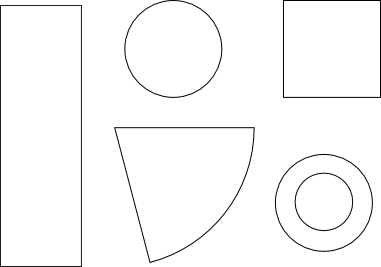
#> input picture shapes.png, 381 x 267 px
$ python skellefin.py   (Python 2 division)
#> lines starting #> are read from the running program, lines starting #| are printed output that depends on the picture
from PIL import ImageOps
from PIL import Image
from PIL import ImageFilter

from collections import defaultdict
import random
import math
import sys

FILE="shapes.png"
#FILE="qIrIf0G.png"
if len(sys.argv) > 1:
    FILE=sys.argv[1]

MIN_DIST=5
im = Image.open(FILE)
#> im is the input picture: PIL image 381x267 RGBA; mean R, G, B, A 244.4, 244.4, 244.4, 5.6

def shape_separate(image):
    # basically a flood fill, but only for pixels of the same color
    pixels = image.load()
    shape_no = 0
    visited = defaultdict(int)
    width, height = image.size

    for i, px in enumerate(image.getdata()):
        x = i % width
        y = int(i / width)

        if not visited[(x, y)]:
            shape_no += 1
            shape_color = (
                random.randint(0, 128),
                random.randint(0, 128),
                random.randint(0, 128) )
            # do our flood fill...
            to_visit = [(x, y)]
            index = 0

            while index < len(to_visit):
                position = to_visit[index]
                index += 1

                if visited[position]:
                    continue

                visited[position] = shape_no
                neighbors = (
                    (position[0] + 0, position[1] + 1),
                    (position[0] + 1, position[1] + 0),

                    (position[0] - 0, position[1] - 1),
                    (position[0] - 1, position[1] - 0),
                )


                for neighbor in neighbors:
                    if neighbor[0] < 0 or neighbor[1] < 0:
                        continue

                    if neighbor[0] >= width or neighbor[1] >= height:
                        continue

                    delta = \
                        abs(pixels[neighbor][0] - pixels[position][0]) + \
                        abs(pixels[neighbor][1] - pixels[position][1]) + \
                        abs(pixels[neighbor][2] - pixels[position][2])

                    if delta > 20:
                        continue

                    to_visit.append(neighbor)

                pixels[position] = shape_color


    print "FOUND %s SHAPES (INCLUDING OUTLINES)" % shape_no
    image.save(FILE + ".shapes.png")

    # visited is a map from the pixel -> the shape it belongs in
    return visited


def shape_fill(image, included_pixels):
    visited = defaultdict(bool)
    distances = defaultdict(lambda: defaultdict(int))
    min_distances = defaultdict(int)
    min_neighbors = {}

    from PIL import ImageDraw
    draw = ImageDraw.Draw(image)

    # Find out all pixel distances to each other...

    # DRAW LINES BETWEEN ALL CLOSEST PIXELS

    included_pixels.sort(key=lambda p: p[1])

    min_used = defaultdict(int)
    for i in xrange(len(included_pixels)):
        px1 = included_pixels[i]
        min_distances[px1] = sys.maxint
        for j in xrange(0, len(included_pixels)):
            px2 = included_pixels[j]

            if px2 == px1:
                continue

            distances[px1][px2] = math.sqrt((px1[0] - px2[0]) ** 2 + (px1[1] - px2[1])**2)
            if min_distances[px1] > distances[px1][px2] and min_used[px2] < 2:
                min_distances[px1] = distances[px1][px2]

                if px1 in min_neighbors:
                    min_used[min_neighbors[px1]] -= 1

                min_neighbors[px1] = px2
                min_used[px2] += 1


    for px in included_pixels:
        if px in min_neighbors:
            draw.line([px, min_neighbors[px]], fill=(128, 128, 128), width=1)


def grassfire_fill(image):
    to_visit = []
    visited = defaultdict(int)

    # FIND ALL BLACK PIXELS, FIRST
    pixels = image.load()
    index = 0
    width, height = image.size
    for px in image.getdata():
        if px[0] == 0 and px[1] == 0 and px[2] == 0:
            to_visit.append(((index % width, int(index / width)), 0))
        index += 1


    count = 0
    index = 0
    max_depth = 0

    print "BLACK PIXELS COUNT", len(to_visit)
    while index < len(to_visit):
        position, depth = to_visit[index]

        index += 1

        if visited[position]:
            visited[position] = min(depth, visited[position])
            continue

        max_depth = max(depth, max_depth)
        count += 1
        visited[position] = depth
        neighbors = (
            (position[0] + 0, position[1] + 1),
            (position[0] + 1, position[1] + 0),

            (position[0] - 0, position[1] - 1),
            (position[0] - 1, position[1] - 0),
        )


        for neighbor in neighbors:
            if neighbor[0] < 0 or neighbor[1] < 0:
                continue

            if neighbor[0] >= width or neighbor[1] >= height:
                continue

            to_visit.append((neighbor, depth + 1))


    print 'VISITED', count

    # DEPTH STEPS = max_depth, so take 128 and divide by max_depth then multiply
    print 'MAX DEPTH', max_depth
    color_step = max(256 / (max_depth or 1), 1)
    print "COLOR STEP", color_step
    for pos in visited:
        depth = visited[pos]
        px_val = color_step * depth

        if px_val < 256:
            pixels[pos] = (px_val, px_val, px_val)
        elif px_val < 256 * 2:
            px_val = px_val % 128
            pixels[pos] = (128, px_val / 2, 128)
        elif px_val < 256 * 3:
            px_val = px_val % 128
            pixels[pos] = (128, px_val, px_val / 2)
        elif px_val < 256 * 4:
            px_val = px_val % 128
            pixels[pos] = (128, px_val, px_val)
        else:
            px_val = px_val % 128
            pixels[pos] = (128, 128 - px_val, 128 - px_val)

    image.save(FILE + ".skel.png")

    # invert image (rgba) (TAKEN FROM STACK OVERFLOW)
    if image.mode == 'RGBA':
        r,g,b,a = image.split()
        rgb_image = Image.merge('RGB', (r,g,b))
        inverted_image = ImageOps.invert(rgb_image)
        r2,g2,b2 = inverted_image.split()
        final_transparent_image = Image.merge('RGBA', (r2,g2,b2,a))
        final_transparent_image.save(FILE + '.skel.inverted.png')
    else:
        inverted_image = ImageOps.invert(image)
        inverted_image.save(FILE + '.skel.inverted.png')

    return visited

def find_ridges(im):
    shape_list = defaultdict(list)

    width, height = im.size
    print "DIMENSIONS: %s %s" % (width, height)
    for i, px in enumerate(im.getdata()):
        x = i % width
        y = int(i / width)

        shape = shape_map[(x, y)]

        shape_list[shape].append(((x, y), px))

        # check its neighbor depth delta for that shape...


    pixels = im.load()
    bbox = im.getbbox()

    ridge_list = defaultdict(list)

    for shape_index in shape_list:
        shape = shape_list[shape_index]
        shape.sort(key=lambda px_data: grassfire_map[px_data[0]])
        max_val = shape[-1]
        max_depth = grassfire_map[max_val[0]]

        shape_color = pixels[max_val[0]]
        if shape_color[0] == 0 and shape_color[1] == 0 and shape_color[2] == 0:
            continue

        shape_color = random.randint(0, 56)
        color_idx = random.randint(0, 2)
        color_arr = [0, 0, 0]
        color_arr[color_idx] = shape_color

        is_bg = False

        for px in shape:
            pos = px[0]
            if pos[0] == bbox[0] or pos[1] == bbox[2]:
                is_bg = True
            elif pos[1] == bbox[1] or pos[1] == bbox[3]:
                is_bg = True

        if is_bg:
            continue

        for px in reversed(shape):
            pos = px[0]
            px_depth = grassfire_map[pos]

            x = pos[0]
            y = pos[1]
            left_depth = grassfire_map[(x-1, y)]
            right_depth = grassfire_map[(x+1, y)]

            top_depth = grassfire_map[(x, y-1)]
            bot_depth = grassfire_map[(x, y+1)]

            if not left_depth or not right_depth or not top_depth or not bot_depth:
                continue

            if px_depth < MIN_DIST:
                continue

            x_delta = abs(left_depth - right_depth)
            y_delta = abs(top_depth - bot_depth)

            if x_delta <= 1 and y_delta <= 1:
                color_copy = list(color_arr)
                color_copy[color_idx] += px_depth * 5
                pixels[pos] = tuple(color_copy)

                ridge_list[shape_index].append(pos)

    im.save(FILE + ".red.png")
    return ridge_list


def connect_lines(im, ridge_map):
    width, height = im.size
    pixels = im.load()
    for x in xrange(width):
        for y in xrange(height):
            pixels[(x, y)] = (255, 255, 255)

    for shape in ridge_map:
        # TODO: need to join all the points?
        # calculate distance from every pixel to each other...
        ridge_pixels = ridge_map[shape]
        ridge_pixels.sort(key=lambda p: p[0])


        shape_color = (
            random.randint(0, 128),
            random.randint(0, 128),
            random.randint(0, 128) )

        for px in ridge_map[shape]:
            neighbors = (
                (px[0] + 0, px[1] + 1),
                (px[0] + 1, px[1] + 0),

                (px[0] - 0, px[1] - 1),
                (px[0] - 1, px[1] - 0),

            )

            pixels[px] = shape_color

            for neighbor in neighbors:
                if neighbor[0] < 0 or neighbor[1] < 0:
                    continue

                if neighbor[0] >= width or neighbor[1] >= height:
                    continue

                pixels[neighbor] = shape_color
        shape_fill(im, ridge_map[shape])


    im.save(FILE + ".blot.png")


if __name__ == "__main__":
    shape_map = shape_separate(im.copy())
#> the loop in shape_separate, `for i, px in enumerate(image.getdata()):` made 101727 passes
#> (px, x, y, shape_color) on pass 1: ((255, 255, 255, 0), 0, 0, (98, 107, 10))
#> (x, y, shape_color) on passes 164, 283, 666, 927, 1906, 2288: (163, 0, (66, 124, 103)), (282, 0, (77, 122, 91)), (284, 1, (55, 35, 72)), (164, 2, (35, 24, 64)), (0, 5, (37, 79, 25)), (1, 6, (18, 84, 120))
#> after the loop in shape_separate, `for i, px in enumerate(image.getdata()):`: shape_no = 13; visited = 101727 items
#| FOUND 13 SHAPES (INCLUDING OUTLINES)
#> in shape_separate, `image.save(FILE + ".shapes.png")`:
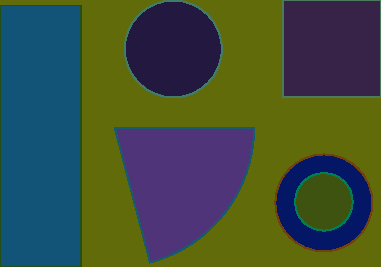
#> saved as shapes.png.shapes.png: PIL image 381x267 RGBA; mean R, G, B, A 64.8, 79.1, 61.4, 255
#> shape_map = 101727 items
    grassfire_map = grassfire_fill(im.copy())
#> after the loop in grassfire_fill, `for px in image.getdata():`: index = 101727; to_visit = 4221 items
#| BLACK PIXELS COUNT 4221
#> the loop in grassfire_fill, `while index < len(to_visit):` made 426156 passes
#> (position, neighbors) on passes 1 to 3: ((163, 0), ((163, 1), (164, 0), (163, -1), (162, 0))), ((164, 0), ((164, 1), (165, 0), (164, -1), (163, 0))), ((165, 0), ((165, 1), (166, 0), (165, -1), (164, 0)))
#> after the loop in grassfire_fill, `while index < len(to_visit):`: count = 105948; index = 426156; to_visit = 426156 items; visited = 101727 items
#| VISITED 105948
#| MAX DEPTH 72
#> in grassfire_fill, `color_step = max(256 / (max_depth or 1), 1)`: color_step = 3
#| COLOR STEP 3
#> the loop in grassfire_fill, `for pos in visited:` made 101727 passes
#> pos on passes 1 to 3: (163, 0), (164, 0), (165, 0)
#> in grassfire_fill, `image.save(FILE + ".skel.png")`:
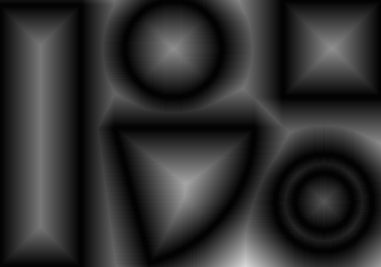
#> saved as shapes.png.skel.png: PIL image 381x267 RGBA; mean R, G, B, A 47.3, 47.3, 47.3, 255
#> in grassfire_fill, `r,g,b,a = image.split()`: a: PIL image 381x267 L; every value is 255
#> in grassfire_fill, `inverted_image = ImageOps.invert(rgb_image)`:
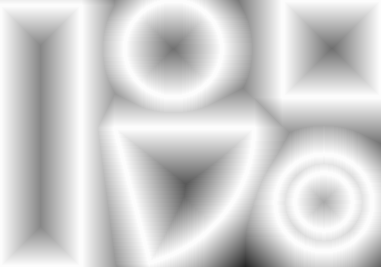
#> inverted_image: PIL image 381x267 RGB; min 39, max 252, mean 207.7
    ridge_map = find_ridges(im.copy())
#| DIMENSIONS: 381 267
#> in find_ridges, `im.save(FILE + ".red.png")`:
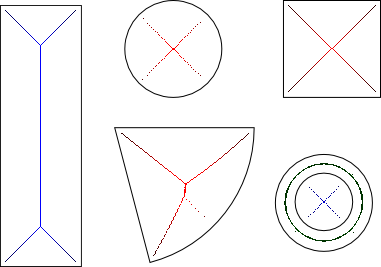
#> saved as shapes.png.red.png: PIL image 381x267 RGBA; mean R, G, B, A 242.3, 241.7, 242.3, 8.5; transparent parts drawn white
    connect_lines(im.copy(), ridge_map)
#> the loop in connect_lines, `for shape in ridge_map:` made 6 passes
#> shape on passes 1 to 6: 4, 5, 7, 9, 11, 13
#> after the loop in connect_lines, `for shape in ridge_map:`:
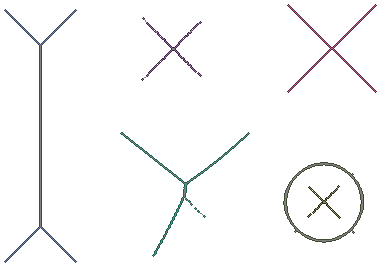
#> im: PIL image 381x267 RGBA; mean R, G, B, A 249.3, 249.4, 249.7, 255
